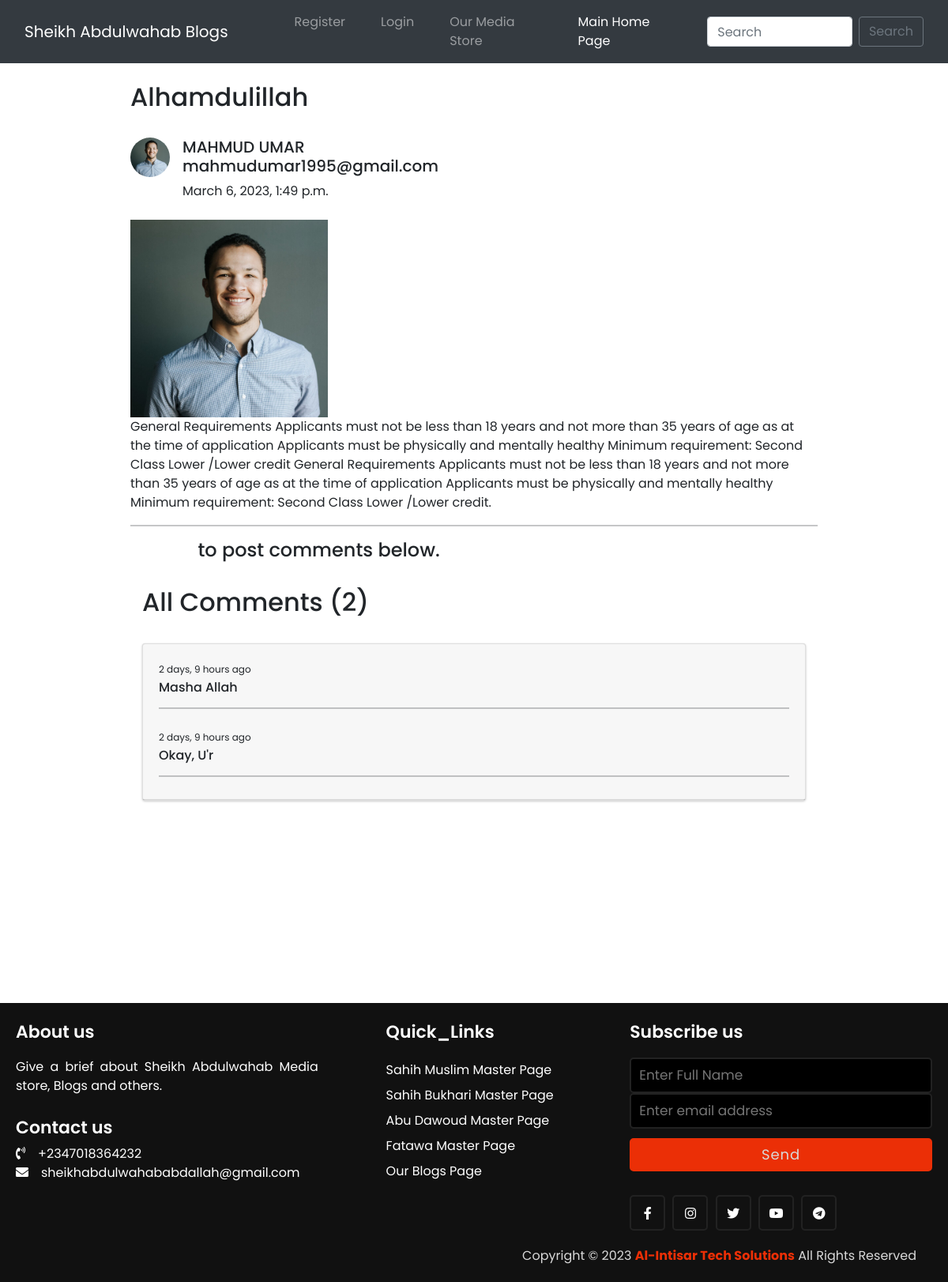
The page /blog/1 on the database its author committed.
### blog/models.py (models this page shows, shortened)
class BlogPost(models.Model):
    title = models.CharField(max_length=255)
    author = models.ForeignKey(CustomUser, on_delete=models.CASCADE)
    content = models.TextField()
    image = models.ImageField(upload_to="profile_pics")
    dateTime = models.DateTimeField(auto_now_add=True)

class Profile(models.Model):
    user = models.OneToOneField(
        CustomUser, on_delete=models.CASCADE)
    image = models.ImageField(upload_to="profile_pics")
    bio = models.TextField(blank=True, null=True)
    phone_no = models.IntegerField()

class Comment(models.Model):
    user = models.ForeignKey(CustomUser, on_delete=models.CASCADE)
    content = models.TextField()
    blog = models.ForeignKey(BlogPost, on_delete=models.CASCADE)
    dateTime = models.DateTimeField(default=now)

### members/models.py (models this page shows, shortened)
class CustomUser(AbstractUser):
    email = models.EmailField(unique=True)

### blog/views.py (the view)
# urls.py: path("blog/<int:id>", views.blogs_comments, name="blogs_comments"),
def blogs_comments(request, id):
    post = BlogPost.objects.filter(id=id).first()
    comments = Comment.objects.filter(blog=post)
    if request.method == "POST":
        user = request.user
        content = request.POST.get('content', '')
        blog_id = request.POST.get('blog_id', '')
        comment = Comment(user=user, content=content, blog=post)
        comment.save()
    return render(request, "blog_comments.html", {'post': post, 'comments': comments})

### blog/templates/blog_comments.html (shortened to what this page needs)
{% extends 'blog_base.html' %}
{% block content %}
    {% load humanize %}
    <div class="container w-75 my-4">
          <h2 class="blog-post-title">{{post.title|title}}</h2>
          <br>
          <div class="media">
                {% if post.author.profile.image %}
                <img class="mr-3 rounded-circle" src="{{post.author.profile.image.url}}" width="50px" height="50px"
                      alt="image">
                {% endif %}
                <div class="media-body">
                      <h5 class="mt-0">{{post.author.first_name}} {{post.author.last_name}} <br>
                        {{post.user.phone_no}} {{post.author.email}}
                      </h5>
                      {{post.dateTime}}
                </div>
          </div>
          <br>
          <img src="{{post.image.url}}" alt="" height="250px" width="250px">
          <br>
          <p>{{post.content}}.</p>
          <hr>
          {% if user.is_authenticated %}
          <div class="container">
                <h2>Add Comments Here</h2>
                <form action="/blog/{{post.id}}/" method="POST"> {% csrf_token %}
                      <div class="form-floating">
                            <textarea class="form-control" placeholder="Leave a comment here" id="floatingTextarea2"
                                  style="height: 100px" id="content" name="content"></textarea>
                            <label for="floatingTextarea2">Leave a comment here.</label>
                            <br>
                            <button type="submit" class="btn btn-primary">Comment</button>
                      </div>
                </form>
          {% else %}
                <div class="container">
                      <h4><a href="{% url 'login' %}">Login</a> to post comments below.</h4>
          {% endif %}
                      <br>
                      <h2>All Comments ({{comments.count}})</h2>
                      <br>
                      <div class="card">
                            <div class="card-header">
                                  {% for comment in comments %}
                                  <span style="font-size: 12px;">{{comment.dateTime | naturaltime}}</span>
                                  <h6 class="card-text">{{comment.content}}</h6><hr>
                                  {% endfor %}
                            </div>
                      </div>
                      <br>
                </div>
          </div>
{% endblock %}

### blog/templates/blog_comments.html (style rules this page uses)
a { text-decoration: none; }

### members/templates/footer.html (style rules this page uses)
* { margin: 0; padding: 0; box-sizing: border-box; font-family: 'Poppins',sans-serif; text-decoration: none; }
footer .content p,a { color: #fff; }

### rows shown on the page
BlogPost: title "Alhamdulillah", author.profile.image (picture), author.first_name "MAHMUD", author.last_name "UMAR", author.email "mahmudumar1995@gmail.com", dateTime "March 6, 2023, 1:49 p.m.", image (picture), content "General Requirements Applicants must not be less than 18 years and not more than 35 years of age as at the time of application Applicants must be physically and mentally healthy Minimum requirement: Second Class Lower /Lower credit General Requirements Applicants must not be less than 18 years and not more than 35 years of age as at the time of application Applicants must be physically and mentally healthy Minimum requirement: Second Class Lower /Lower credit"
Comment: dateTime "2 days, 9 hours ago", content "Masha Allah"
Comment: dateTime "2 days, 9 hours ago", content "Okay, U'r"

### other values the page prints
{{ comments.count }} "2"
